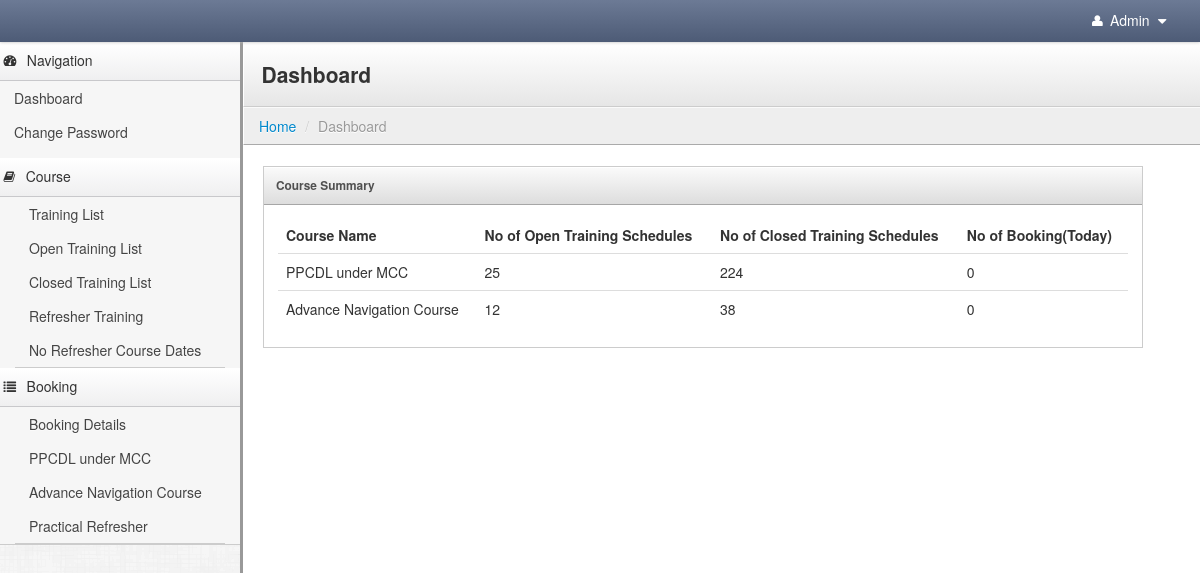
The page /web_admin/home.php (signed in) on the database its author committed.
### tables this page shows
CREATE TABLE `training_schedules` (
  `course_training_id` int(11) NOT NULL AUTO_INCREMENT,
  `course_id` int(11) NOT NULL,
  `start_date` date NOT NULL,
  `end_date` date NOT NULL,
  `day_type` enum('Week Days','Wk End') NOT NULL,
  `limit_stat` enum('Y','N') NOT NULL,
  `max_limit` int(11) NOT NULL,
  `no_of_sign_up` int(11) NOT NULL,
  `training_stat` enum('O','C') NOT NULL,
  `stat` enum('Y','N') NOT NULL,
  PRIMARY KEY (`course_training_id`)
);

CREATE TABLE `course` (
  `course_id` int(11) NOT NULL AUTO_INCREMENT,
  `course_name` varchar(255) NOT NULL,
  PRIMARY KEY (`course_id`)
);

### web_admin/home.php (called while the page is built, shortened)
<?
include("config/function.php");
if($pg && $mode)
{
	if(file_exists("include_page/".$mode."/".$pg.".php")){
		include("include_page/".$mode."/".$pg.".php");
	}
	else
		include("include_page/comm/dashboard.php");
}
else
	include("include_page/comm/dashboard.php");
?>

### web_admin/include_page/comm/dashboard.php (the view, shortened to what this page needs)
<?php include("./include/top_bar.php");?>
<?php include("./include/sidebar_nav.php");?>
    <div class="content">
        <div class="header">
            <h1 class="page-title">Dashboard</h1>
        </div>
                <ul class="breadcrumb">
            <li><a href="home.php">Home</a> <span class="divider">/</span></li>
            <li class="active">Dashboard</li>
        </ul>
        <div class="container-fluid">
            <div class="row-fluid">
<div class="row-fluid">
    <div class="block span6">
        <a href="#tablewidget" class="block-heading" data-toggle="collapse">Course Summary</a>
        <div id="tablewidget" class="block-body collapse in">
        <? $sel_course = mysql_query("SELECT course_training_id,course_id,COUNT(CASE WHEN training_stat = 'O' THEN 1 END) AS O, COUNT(CASE WHEN training_stat = 'C' THEN 1 END) AS C from training_schedules group by course_id");?>
            <table class="table"  style="width:100%;">
              <thead>
                <tr>
                  <th>Course Name</th>
                  <th>No of Open Training Schedules</th>
                  <th>No of Closed Training Schedules</th>
                  <th>No of Booking(Today)</th>
                </tr>
              </thead>
              <tbody>
               <? while($result = mysql_fetch_array($sel_course)){
			    $qr = mysql_query("select course_name from course where course_id = '".$result['course_id']."'");
				$res_str = mysql_fetch_array($qr);?>
                <tr>
                  <td ><?=$res_str['course_name']?></td>
                  <td><?=$result['O']?></td>
                  <td><?=$result['C']?></td>
                  <?
				  $bok = mysql_query("select count(*) as c from booking_details where course_id = '".$result['course_id']."' and created_date = '".date('Y-m-d')."'");
				      $cnt_buk = mysql_fetch_array($bok);?>
                  <td><?=$cnt_buk['c']?></td>
                </tr>
              <? }?>
              </tbody>
            </table>
        </div>
    </div>
</div>
            </div>
           <?php include("./include/footer.php"); ?>
        </div>
    </div>
  </body>
</html>

### web_admin/stylesheets/theme.css (style rules this page uses)
body { background: #eee; background-image: url(../images/furley_bg.png); background-position: initial initial; background-repeat: initial initial; background-position: initial initial; background-repeat: initial initial; margin: 0px; padding: 0px; }
h1 { margin-top: 0px; color: #eee; }
.content { min-width: 400px; position: relative; min-height: 800px; background: #fff; margin-left: 240px; border-left: 1px solid #cccccc; border-left: 3px solid #999999; }
.header { background: #ffffff; background: #ffffff; background: -webkit-gradient(linear, left bottom, left top, color-stop(0, #e6e6e6), color-stop(1, #ffffff)); background: -ms-linear-gradient(bottom, #e6e6e6, #ffffff); background: -moz-linear-gradient(center bottom, #e6e6e6 0%, #ffffff 100%); background: -o-linear-gradient(bottom, #e6e6e6, #ffffff); filter: progid:dximagetransform.microsoft.gradient(startColorStr='#4d5b76', EndColorStr='#6c7a95'); -ms-filter: "progid:DXImageTransform.Microsoft.gradient(startColorStr='#ffffff',EndColorStr='#e6e6e6')"; border-bottom: 1px solid #cccccc; border-top: 1px solid #ffffff; border-left: 1px solid #ffffff; padding: 0em 1.25em; }
.header h1 { margin: 1em 0em; padding: 0em; line-height: 1em; font-size: 1.5em; color: #eee; color: #333; }
.breadcrumb { -webkit-box-shadow: none; -moz-box-shadow: none; box-shadow: none; -webkit-border-radius: 0px; -moz-border-radius: 0px; border-radius: 0px; -moz-background-clip: padding; -webkit-background-clip: padding-box; background-clip: padding-box; background: #eee; border-bottom: 1px solid #aaa; border-top: 1px solid #fafafa; border-left: 1px solid #fff; margin-bottom: .5em; }
.block { border: 1px solid #ccc; background: white; margin: 1em 0em; }
.block-heading { border-bottom: 1px solid #a6a6a6; border-left: none; color: #505050; display: block; margin-bottom: 0px; text-shadow: none; text-transform: none; font-weight: bold; font-size: .85em; line-height: 3em; }
p.block-heading, a.block-heading, .block-heading a { color: #505050; background: #dddddd; background: -webkit-gradient(linear, left bottom, left top, color-stop(0, #dddddd), color-stop(1, #fafafa)); background: -ms-linear-gradient(bottom, #dddddd, #fafafa); background: -moz-linear-gradient(center bottom, #dddddd 0%, #fafafa 100%); background: -o-linear-gradient(bottom, #dddddd, #fafafa); filter: progid:dximagetransform.microsoft.gradient(startColorStr='#4d5b76', EndColorStr='#6c7a95'); -ms-filter: "progid:DXImageTransform.Microsoft.gradient(startColorStr='#fafafa',EndColorStr='#dddddd')"; display: block; padding-left: 1em; border-top: 1px solid #fff; outline: none; }
.block-body { margin: 1em; min-height: .25em; }
.block-body h1, .block-body h2, .block-body h3, .block-body h4, .block-body h5, .block-body h6, .block-body table { margin-top: 12px; }
.block-body.collapse { margin-top: 0em; margin-bottom: 0em; }

### rows shown on the page
training_schedules: course.course_name "PPCDL under MCC", O "25", C "224", c "0"
training_schedules: course.course_name "Advance Navigation Course", O "12", C "38", c "0"
